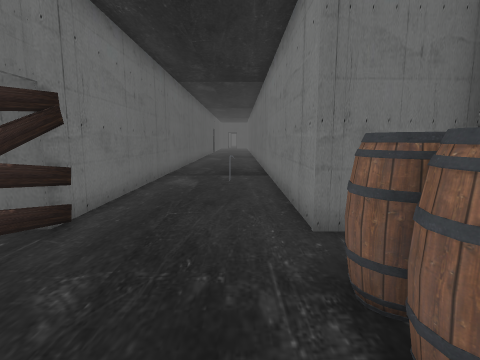
[1] (above)

21 first-person views from a walk through a scene from a Unity 3-D project. The camera is 1.5 m above the floor, tilts 8° down and sees 80° across. The floor is counted in squares, 1 m on a side. Each view is taken from the middle of a square. On the plan, view 1 faces up. The plan holds only what a view shows up to about 14 squares ahead; the rest is blank. The place goes on beyond the plan. The player is left out. Some animated figures are not drawn. Door leaves are left out, so doorways stand open. Some surface patterns are stand-ins.

[2]
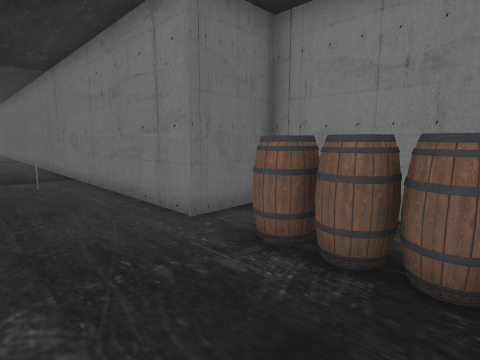

[3]
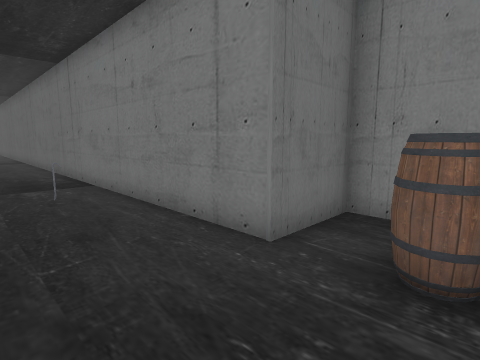

[4]
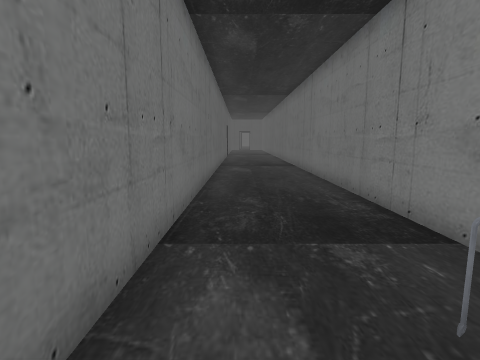

[5]
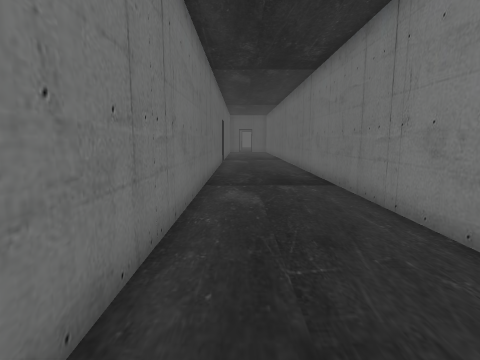

[6]
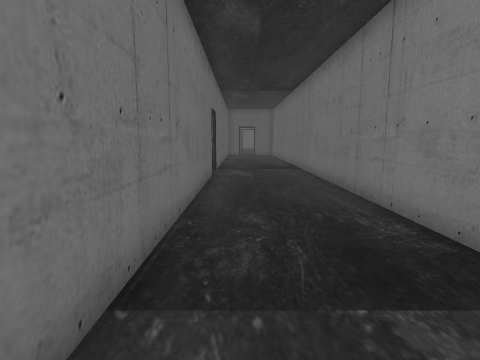

[7]
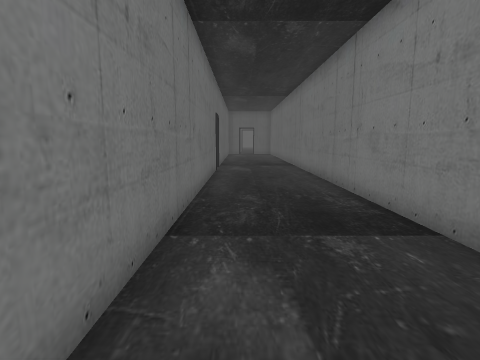

[8]
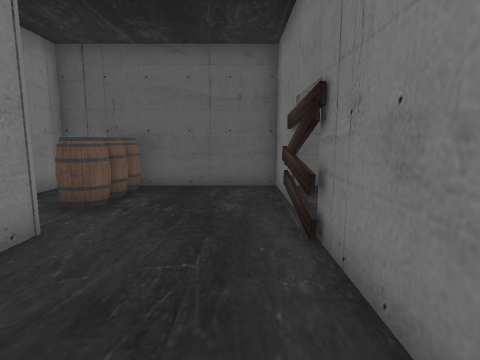

[9]
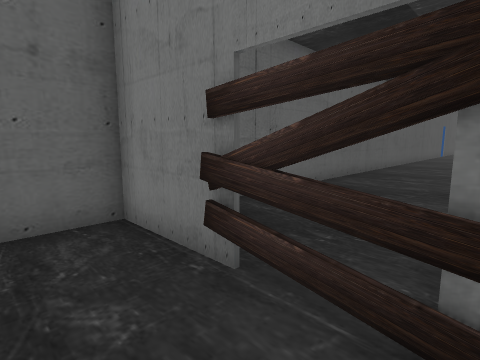

[10]
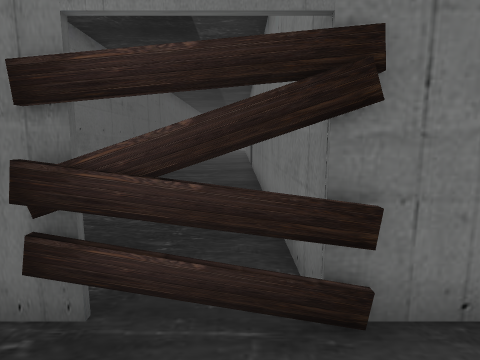

[11]
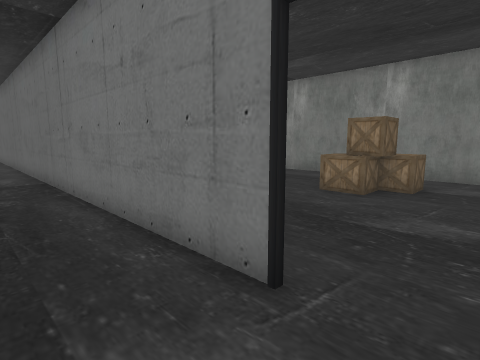

[12]
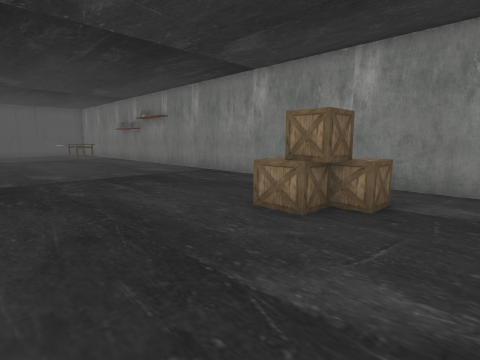

[13]
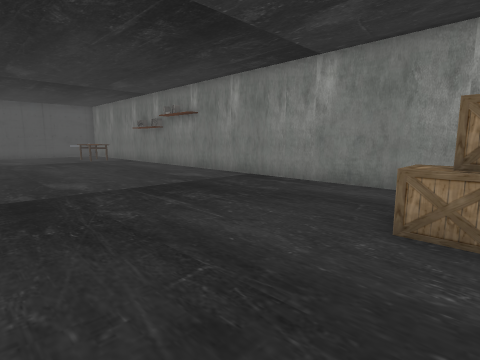

[14]
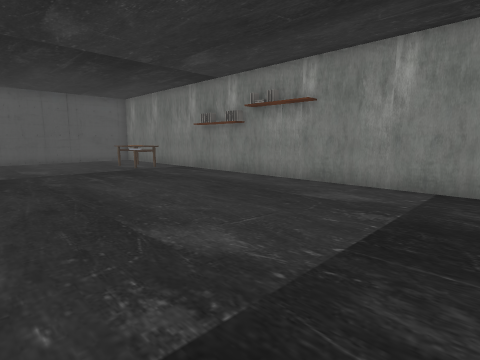

[15]
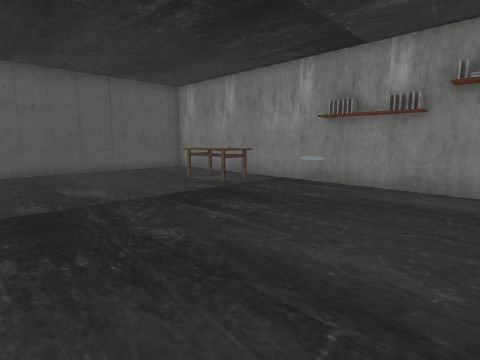

[16]
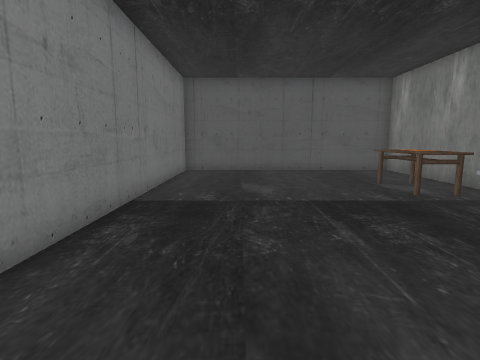

[17]
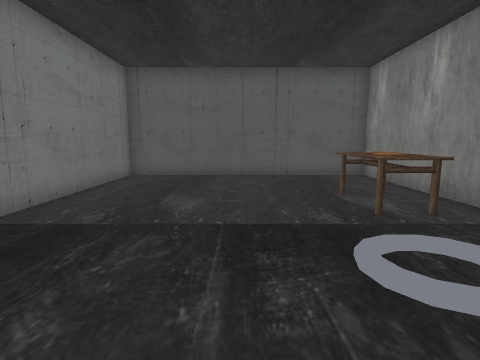

[18]
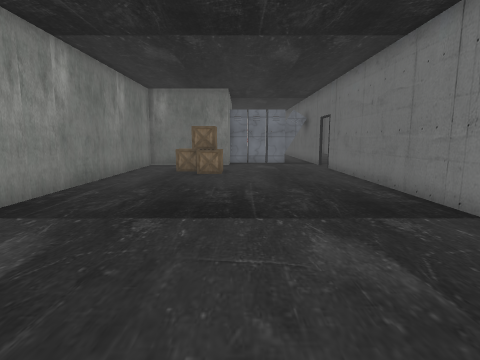

[19]
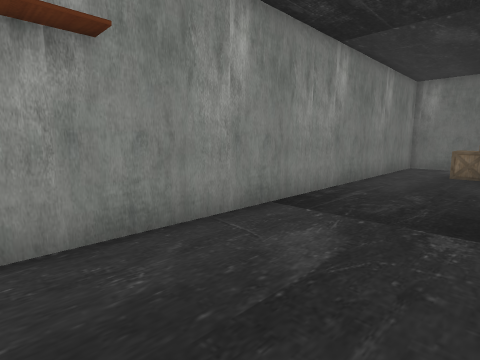

[20]
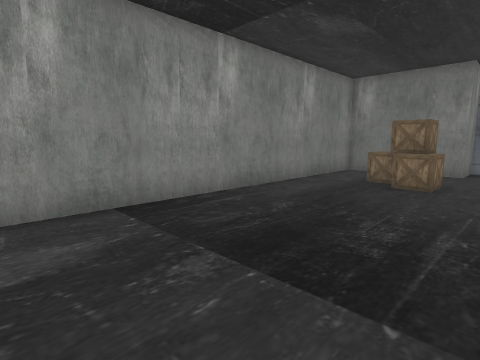

[21]
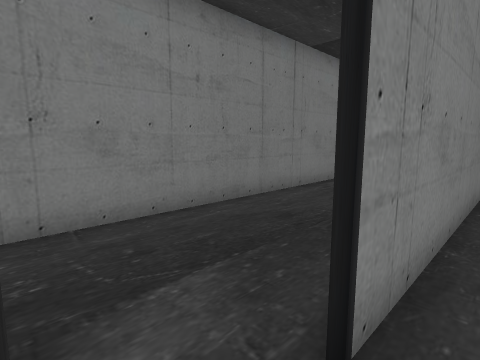

### Floor plan
Points are (right, up) in squares from view 1. A wall is a line through its corners. A room is listed if a view was taken in it or the views show most of it. See-through windows are left out.
Room 1 (views 1, 2, 3, 4, 5, 6, 7, 8, 9, 10, 11)
walls: (-3.2, 2.6) (-3.2, -0.4); (-2.9, -0.3) (0.5, -0.3); (2.4, -0.3) (3.7, -0.3) (3.7, 4.6) (1.2, 4.6) (1.2, 36.1); (-3.2, 34.4) (-3.2, 4.6)
ways out: opening at (-3, 35.5) to room 2
objects: other object (0, 10); barrel (1, 0) to (2, 0); barrel (1, 1) to (2, 2); barrel (1, 3) to (2, 3)
Room 2 (views 12, 13, 14, 15, 16, 17, 18, 19, 20, 21)
walls: (-3.3, 24.5) (-3.3, 34.4); (-8.6, 36.2) (-12.9, 36.2); (-13.3, 35.6) (-13.3, 4.8) (-3.3, 4.8) (-3.3, 16)
ways out: opening at (-3, 35.5) to room 1
objects: table (-12, 9) to (-11, 11); other object (-11, 33) to (-10, 34); other object (-10, 32) to (-9, 33); other object (-8, 16)

Positions as (right, up) in squares from view 1, and headings:
1: (0, 0), facing up
2: (-2, 0), facing up-right
3: (-2, 2), facing up-right
4: (-2, 8), facing up
5: (-2, 15), facing up
6: (-2, 22), facing up
7: (-2, 20), facing up
8: (-2, 9), facing down
9: (-1, 5), facing down-left
10: (-1, 4), facing left
11: (-1, 36), facing down-left
12: (-4, 36), facing down-left
13: (-4, 33), facing down-left
14: (-4, 26), facing down-left
15: (-4, 19), facing down-left
16: (-6, 19), facing down
17: (-8, 17), facing down
18: (-8, 19), facing up
19: (-9, 19), facing up-left
20: (-7, 22), facing up-left
21: (-4, 36), facing down-right
